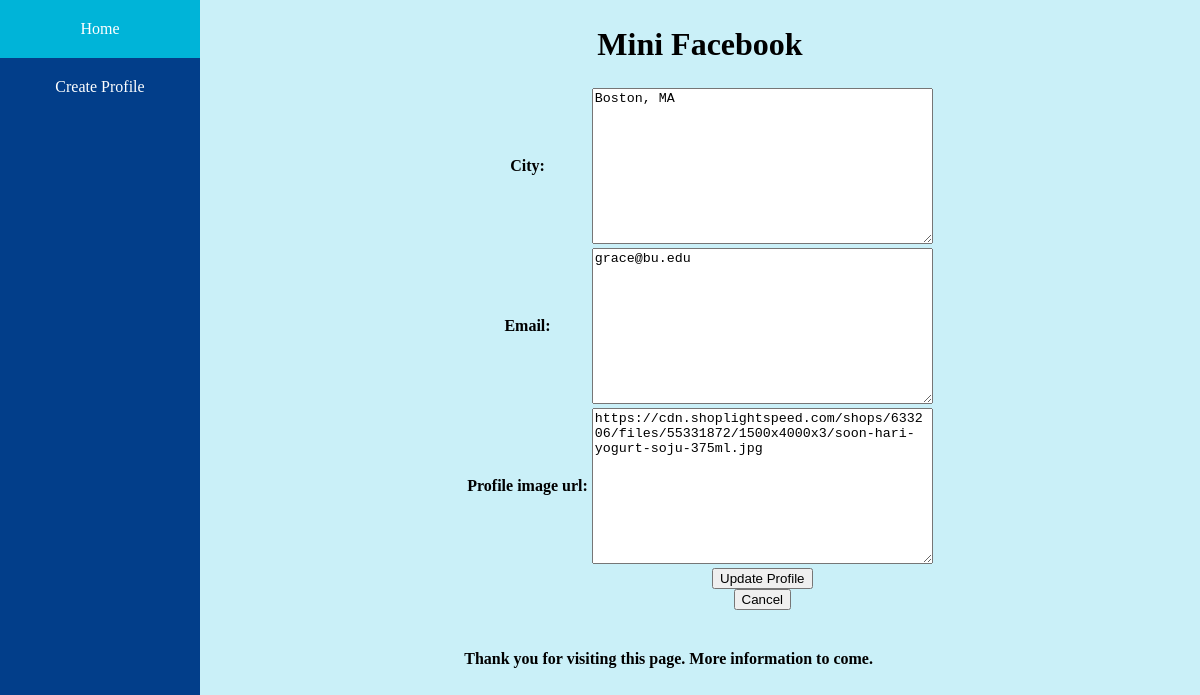
/mini_fb/profile/4/update, run on the app's committed database.
### mini_fb/models.py (models this page shows, shortened)
class Profile(models.Model):
    first_name = models.TextField(blank=False)
    last_name = models.TextField(blank=False)
    city = models.TextField(blank=False)
    email = models.TextField(blank=False)
    profile_image_url = models.TextField(blank=True)

### mini_fb/views.py (the view)
# urls.py: path(r'profile/<int:pk>/update', views.UpdateProfileView.as_view(), name="update_profile"),
class UpdateProfileView(UpdateView):
    model = Profile
    form_class = UpdateProfileForm
    template_name = "mini_fb/update_profile_form.html"
    context_object_name = "profile"

### mini_fb/forms.py
class UpdateProfileForm(forms.ModelForm):
    class Meta:
        model = Profile
        fields = ['city', 'email', 'profile_image_url']

### mini_fb/templates/mini_fb/update_profile_form.html (shortened to what this page needs)
{% extends 'mini_fb/base.html' %}
{% block content %}
<form method="POST">
    <table>
        {{form.as_table}}
        <tr>
            <td></td>
            <td>
                <input type="submit" name="update_profile" value="Update Profile">
</form>
                <form action="{% url 'show_profile' profile.pk %}">
                    <input type="submit" name="Cancel" value="Cancel">
                </form>
{% endblock %}

### static/mini_fb.css (style rules this page uses)
body { display: flex; padding: 0px; margin: 0px; }
.content td { text-align: center; }

### data on the page
Profile: city "Boston, MA", email "grace@bu.edu", profile_image_url "https://cdn.shoplightspeed.com/shops/633206/files/55331872/1500x4000x3/soon-hari-yogurt-soju-375ml.jpg"
